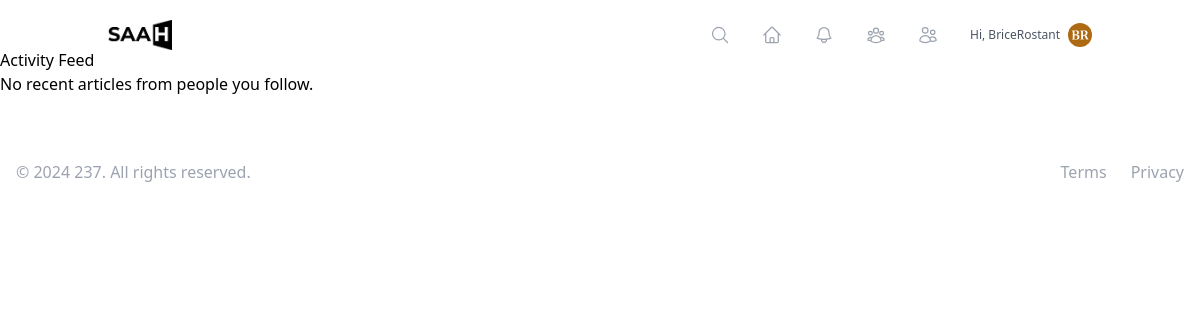
Page /users/feed/ (signed in) on the committed database.
### users/models.py (models this page shows, shortened)
class User(AbstractUser):
    bio = models.TextField(max_length=500, blank=True)
    profile_picture = models.ImageField(upload_to='profile_pics/', blank=True, null=True)
    date_joined = models.DateTimeField(auto_now_add=True)
    location = models.CharField(max_length=100, blank=True)
    website = models.URLField(max_length=200, blank=True)
    onesignal_player_id = models.CharField(max_length=36, blank=True, null=True)
    following = models.ManyToManyField('self', symmetrical=False, related_name='followers')
    blocked_users = models.ManyToManyField('self', symmetrical=False, related_name='blocked_by')
    is_verified = models.BooleanField(default=False)
    is_premium = models.BooleanField(default=False)
    is_manual_writer = models.BooleanField(default=False)
    def get_avatar_url(self):
        return get_or_create_avatar(self)
    def unread_notifications_count(self):
        return self.notifications.filter(is_read=False).count()

### users/views.py (the view)
# urls.py: path('feed/', ActivityFeedView.as_view(), name='activity_feed'),
class ActivityFeedView(LoginRequiredMixin, ListView):
    model = Article
    template_name = 'users/activity_feed.html'
    context_object_name = 'articles'
    def get_queryset(self):
        return Article.get_recent_articles_for_user(self.request.user)

### articles/models.py (called while the page is built)
    @classmethod
    def get_recent_articles_for_user(cls, user, limit=10):
        return cls.objects.filter(
            author__in=user.following.all(),
            status='published',
            published_at__lte=timezone.now()
        ).order_by('-published_at')[:limit]

### users/utils.py (called while the page is built)
def get_or_create_avatar(user):
    cache_key = f'user_avatar_{user.id}'
    avatar_url = cache.get(cache_key)
    if not avatar_url:
        if not user.profile_picture:
            avatar = generate_avatar(user.username)
            user.profile_picture.save(f"{user.username}_avatar.png", avatar, save=True)
        avatar_url = user.profile_picture.url
        cache.set(cache_key, avatar_url, timeout=86400)  # Cache for 24 hours
    return avatar_url

### templates/users/activity_feed.html (shortened to what this page needs)
{% extends "base.html" %}
{% load static %}
{% block content %}
<h2>Activity Feed</h2>
<div id="articles-container">
    {% include "users/activity_feed_articles.html" %}
</div>
{% endblock %}

### templates/base.html (shortened to what this page needs)
<!DOCTYPE html>
{% load static %}
<html lang="en">
<head>
    <script src="https://cdn.tailwindcss.com"></script>
</head>
<body class=" min-h-screen flex flex-col">
    <header class="navbar fixed top-0 left-0 w-full z-30">
        <nav class="container mx-auto flex justify-between items-center p-5">
            <div class="">
                <a href="{% url 'article_list' %}" class="">
                    <img src="{% static 'logo.png' %}" alt="SAAH" class="inline-block" style="max-height: 30px;" />
                </a>
            </div>
            {% if user.is_authenticated %}
                <div class="hidden md:flex items-center space-x-8">
                    <a href="{% url 'search' %}" class="text-gray-400 hover:text-gray-600 group relative" title="Search">
                        <svg class="w-5 h-5" fill="none" stroke="currentColor" viewBox="0 0 24 24" xmlns="http://www.w3.org/2000/svg" stroke-width="1.5">
                            <path stroke-linecap="round" stroke-linejoin="round" d="M21 21l-5.197-5.197m0 0A7.5 7.5 0 105.196 5.196a7.5 7.5 0 0010.607 10.607z" />
                        </svg>
                    </a>
                    <a href="{% url 'article_list' %}" class="text-gray-400 hover:text-gray-600 group relative" title="Home">
                    </a>
                    <a href="{% url 'notification_list' %}" class="text-gray-400 hover:text-gray-600 relative group" title="Notifications">
                    </a>
                    <a href="{% url 'following_list' %}" class="text-gray-400 hover:text-gray-600 group relative" title="Connections">
                    </a>
                    <a href="{% url 'followers_list' %}" class="text-gray-400 hover:text-gray-600 group relative" title="Followers">
                    </a>
                    <a href="{% url 'user_profile' user.username %}" class="flex items-center space-x-2 text-gray-600 hover:text-gray-800 group relative">
                        <span class="text-xs">Hi, {{ user.username }}</span>
                        <img src="{{ user.get_avatar_url }}" alt="{{ user.username }}" class="w-6 h-6 rounded-full">
                    </a>
                </div>
            {% endif %}
        </nav>
    </header>
    <main class="my-12">
        {% block content %}
        {% endblock %}
    </main>
    <footer class="footer bottom-0 left-0 w-full hero-foot  text-xs md:text-base z-30">
        <div class="max-w-7xl mx-auto py-2 md:py-4 px-2 md:px-4 flex flex-col md:flex-row items-center justify-between">
            <div class="flex justify-center space-x-4 md:space-x-6 order-2 md:order-2">
                <a href="#" class="text-gray-400 hover:text-gray-500">
                    Terms
                </a>
                <a href="#" class="text-gray-400 hover:text-gray-500">
                    Privacy
                </a>
            </div>
            <div class="mt-2 md:mt-0 order-1 md:order-1">
                <p class="text-center text-gray-400">&copy; 2024 237. All rights reserved.</p>
            </div>
        </div>
    </footer>
</body>
</html>

### templates/base.html (style rules this page uses)
.navbar, .footer { transition: transform 0.3s ease-in-out; }

### rows in the picture
User: username "BriceRostant", get_avatar_url (picture)
